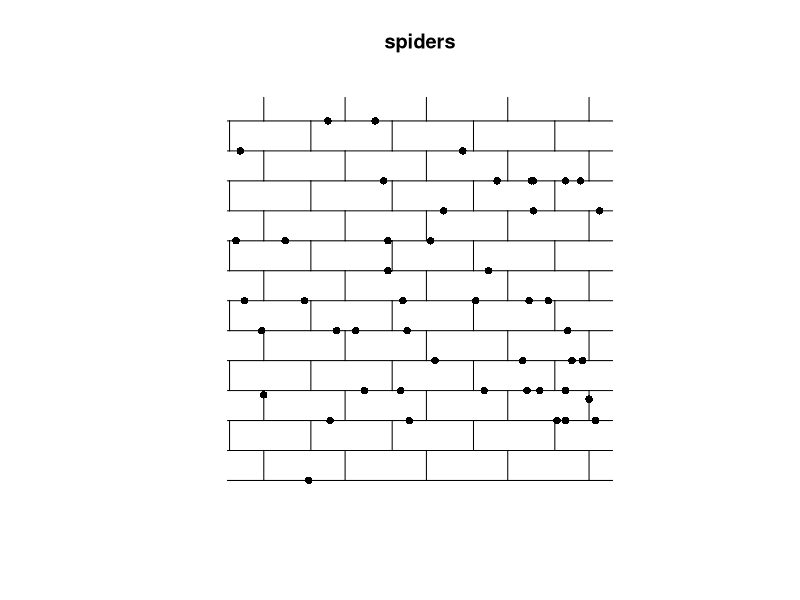

This figure's R source:
library(spatstat.data)


### Name: spiders
### Title: Spider Webs on Mortar Lines of a Brick Wall
### Aliases: spiders
### Keywords: datasets

### ** Examples

  if(require(spatstat)) {
plot(spiders, show.window=FALSE, pch=16)
   }
